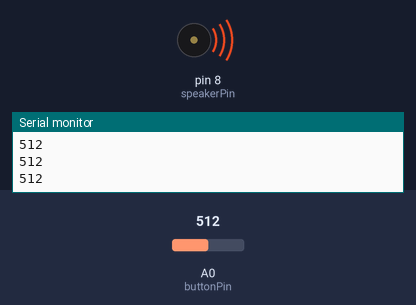
Recording of a sketch running on a simulated Arduino Uno, built with avr-gcc and run on an emulated ATmega328P. On the bench: buzzer (waves = sounding), the last lines printed to the serial monitor. The inputs (shaded band) are chosen by the test bench; at power-on: A0 (buttonPin) = 512.

Above: at 1.2 s.
1.3 s: A0 (buttonPin) set to 490
At 2.4 s:
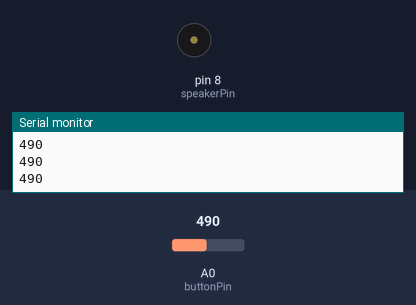
2.8 s: A0 (buttonPin) set to 510
At 3.7 s:
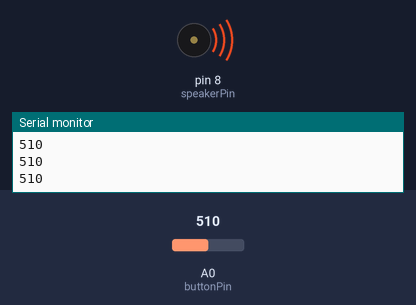
4.3 s: A0 (buttonPin) set to 590
5.8 s: A0 (buttonPin) set to 612
At 7.1 s:
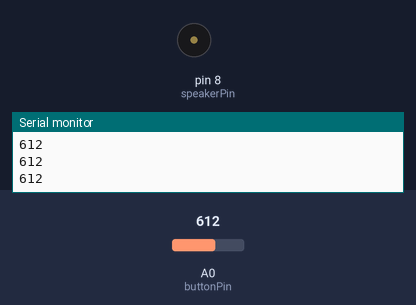
Timing chart, 0 to 8.3 s (numbered marks = the images above; inputs shaded):
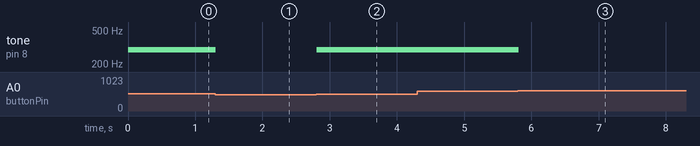

Measured:
- the behaviour switches between 501 and 500 on A0 (buttonPin) (found by bisection; images 0 and 1)
- the behaviour switches between 599 and 600 on A0 (buttonPin) (found by bisection; images 2 and 3)
- after the input at 1.3 s, tone on pin 8 (speakerPin): 293 Hz → silent at once
- after the input at 2.8 s, tone on pin 8 (speakerPin): silent → 293 Hz at once
- after the input at 5.8 s, tone on pin 8 (speakerPin): 293 Hz → silent at once

The sketch:

7-keyboard.ino
```cpp
int buttonPin = A0;
int speakerPin = 8;
int keyValue = 0;

void setup() {
  // put your setup code here, to run once:
  Serial.begin(9600);

}

void loop() {
  // put your main code here, to run repeatedly:
  keyValue = analogRead(buttonPin);
  Serial.println(keyValue);
  if(keyValue > 3 && keyValue < 10) {
    tone(speakerPin, 261);
    }
   else if(keyValue > 500 && keyValue < 600) {
    tone(speakerPin, 293);
    }
   else if(keyValue > 900 && keyValue < 1010) {
    tone(speakerPin, 329);
    }
   else if(keyValue > 1010) {
    tone(speakerPin, 349);
    }
    else {
      noTone(8);
    }


}
```
